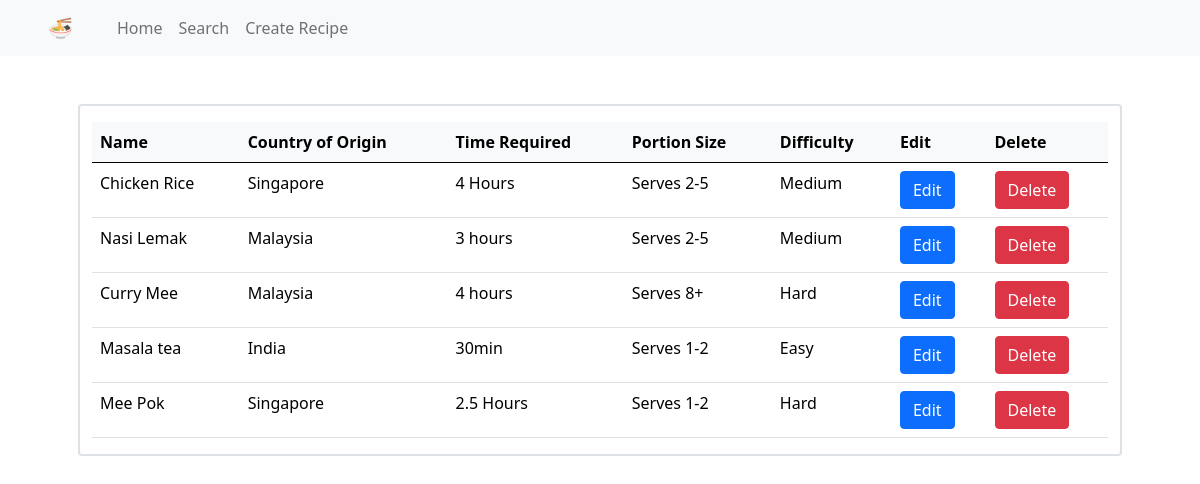
The page / on the database its author committed.
### tables this page shows
CREATE TABLE 'recipes' ('id' integer PRIMARY KEY AUTOINCREMENT NOT NULL, 'name' text, 'country' text, 'difficulty' text, 'time' text, 'size' text, 'ingredients' text, 'instructions' text,'image_name' text);

### application.py (the view)
@app.route("/")
def index():
    con = sqlite3.connect("recipes.db")
    con.row_factory = sqlite3.Row
    cur = con.cursor()
    recipes = cur.execute("SELECT * FROM recipes").fetchall()
    return render_template("index.html", recipes=recipes)

### templates/index.html (shortened to what this page needs)
{% extends "layout.html" %}
{% block main %}
    <div class="container border border-2 rounded">
        <table class="table table-hover my-3">
            <thead>
                <th class="table-light">Name</th>
                <th class="table-light">Country of Origin</th>
                <th class="table-light">Time Required</th>
                <th class="table-light">Portion Size</th>
                <th class="table-light">Difficulty</th>
                <th class="table-light">Edit</th>
                <th class="table-light">Delete</th>
            </thead>
            <tbody>
                {% for recipe in recipes %}
                    <tr>
                        <td><a href="/recipe/{{ recipe["id"] }}">{{ recipe["name"] }}</a></td>
                        <td><a href="/recipe/{{ recipe["id"] }}">{{ recipe["country"] }}</a></td>
                        <td><a href="/recipe/{{ recipe["id"] }}">{{ recipe["time"] }}</a></td>
                        <td><a href="/recipe/{{ recipe["id"] }}">{{ recipe["size"] }}</a></td>
                        <td><a href="/recipe/{{ recipe["id"] }}">{{ recipe["difficulty"] }}</a></td>
                        <td><a href="/edit/{{ recipe["id"] }}" class="btn btn-primary">Edit</a></td>
                        <td><a href="/delete/{{ recipe["id"] }}" class="btn btn-danger">Delete</a></td>
                    </tr>
                {% endfor %}
            </tbody>
        </table>
    </div>
{% endblock %}

### templates/layout.html (shortened to what this page needs)
<!DOCTYPE html>
<html lang="en">
    <head>
        <link href="https://cdn.jsdelivr.net/npm/bootstrap@5.0.0-beta2/dist/css/bootstrap.min.css" rel="stylesheet">
        <link href="/static/styles.css" rel="stylesheet">
    </head>
    <body>
        <nav class="navbar navbar-light bg-light navbar-expand">
            <a class="navbar-brand ms-5" href="/">&#x1F35C</a>
            <div class="container-fluid">
                <ul class="navbar-nav ms-2">
                    <li class="nav-item"><a class="nav-link" href="/">Home</a></li>
                    <li class="nav-item"><a class="nav-link" href="/search">Search</a></li>
                    <li class="nav-item"><a class="nav-link" href="/create">Create Recipe</a></li>
                </ul>
            </div>
        </nav>
        <main class="container p-5">
            {% block main %}{% endblock %}
        </main>
    </body>
</html>

### static/styles.css (style rules this page uses)
td a { text-decoration: none; color: black; }

### rows shown on the page
recipes: name "Chicken Rice", country "Singapore", time "4 Hours", size "Serves 2-5", difficulty "Medium"
recipes: name "Nasi Lemak", country "Malaysia", time "3 hours", size "Serves 2-5", difficulty "Medium"
recipes: name "Curry Mee", country "Malaysia", time "4 hours", size "Serves 8+", difficulty "Hard"
recipes: name "Masala tea", country "India", time "30min", size "Serves 1-2", difficulty "Easy"
recipes: name "Mee Pok", country "Singapore", time "2.5 Hours", size "Serves 1-2", difficulty "Hard"
